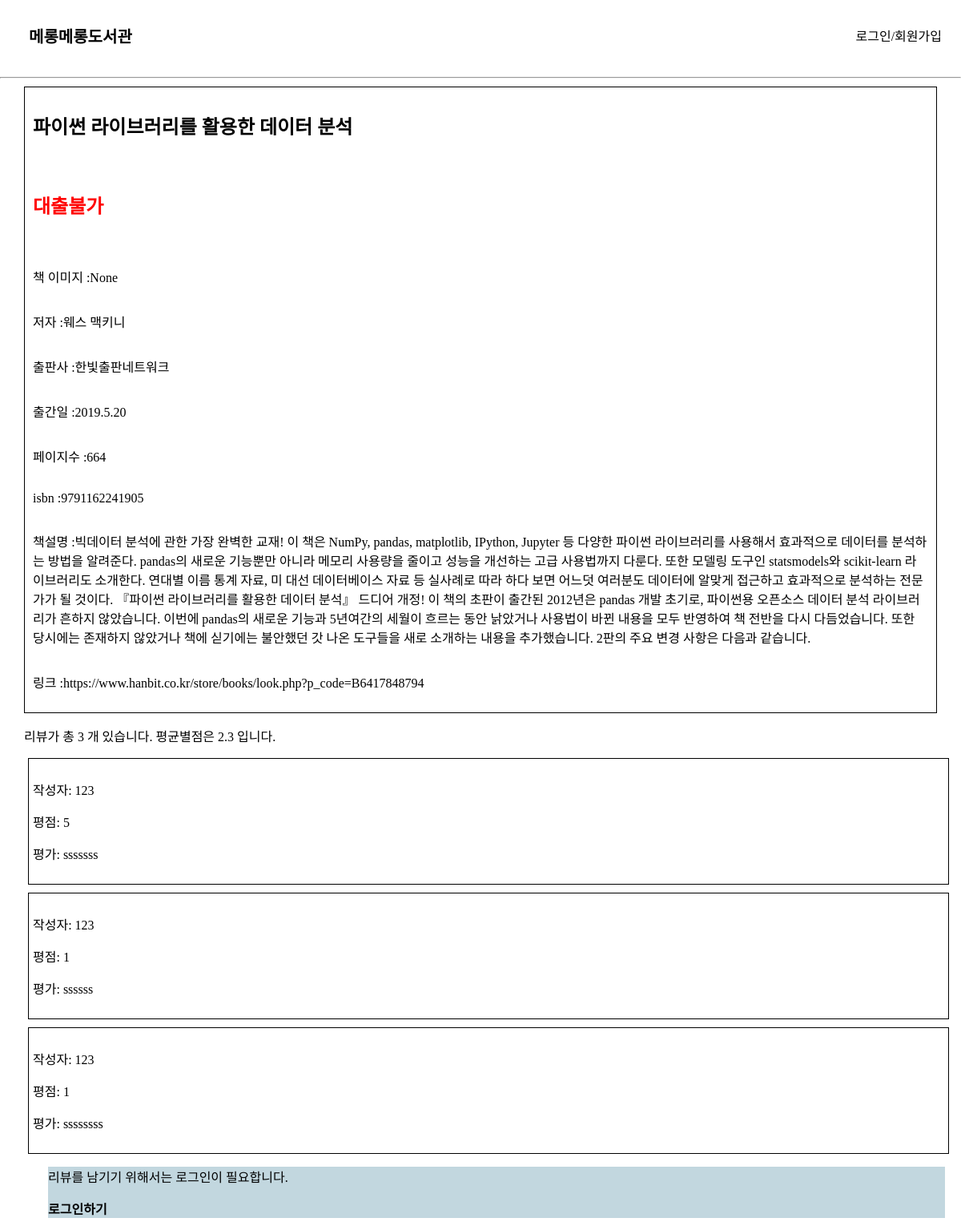
The page /book_info/30 on the database as committed earlier.
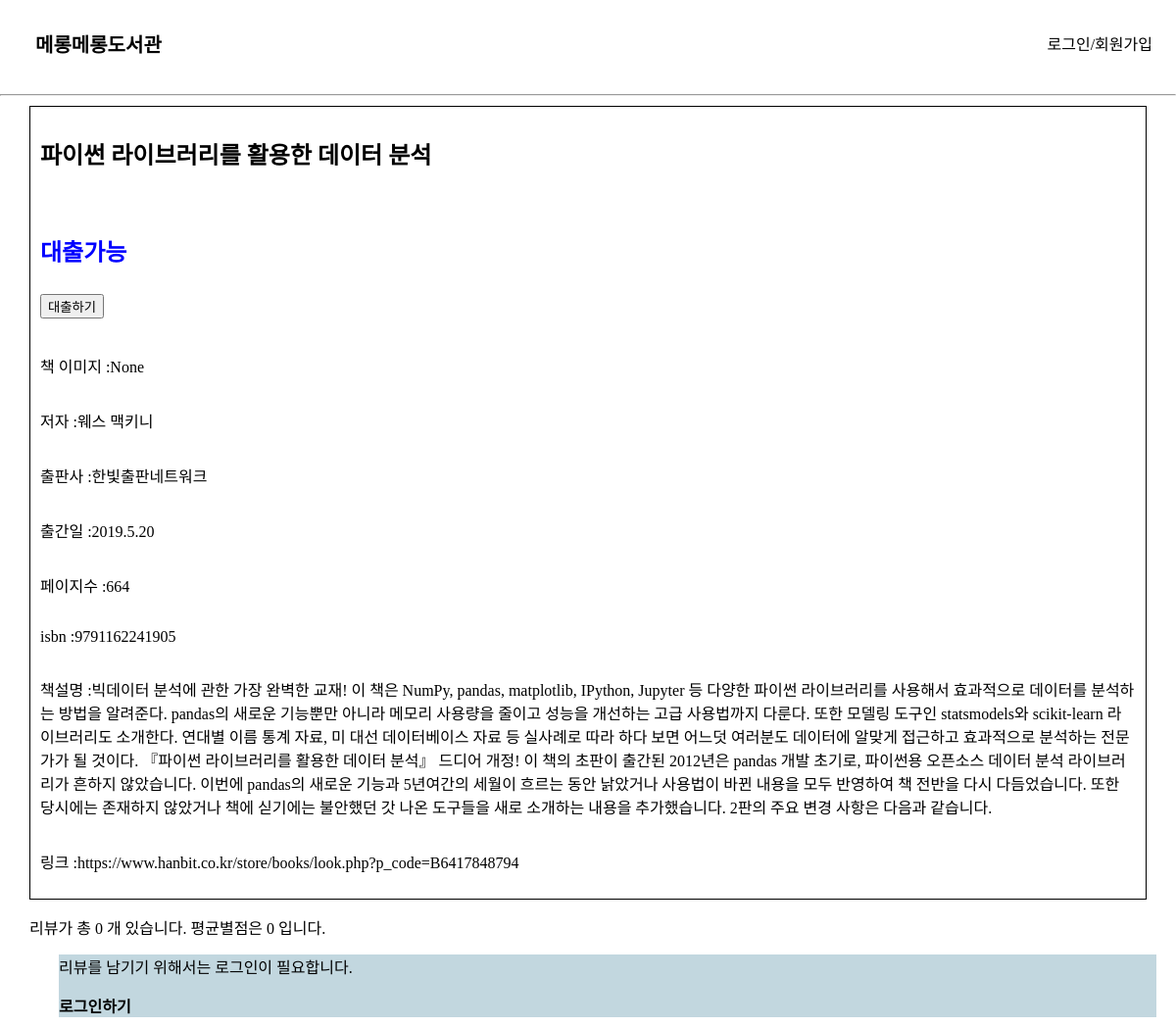
The same page on the database as committed later.
### elicelibrary/models.py (models this page shows, shortened)
class Review(db.Model):
    __tablename__     = 'Review'
    review_id         = db.Column(db.Integer, primary_key=True, nullable=False, autoincrement=True)
    rating            = db.Column(db.Integer)
    content           = db.Column(db.Text())
    user_id           = db.Column(db.String(45), db.ForeignKey('User.email'), nullable=False)
    isbn              = db.Column(db.String(45), db.ForeignKey('Book.isbn'))   # 외부키 사용할 때는 '테이블이름.속성', 객체 이름 x

### elicelibrary/views/book_api.py (the view)
@book.route('/book_info/<int:book_id>', methods=["GET"])
def book_detail(book_id):
    book_info = Book.query.filter(Book.id == book_id).first()
    book_review = Review.query.filter(Review.isbn == book_info.isbn).all()
    rating_sum, rating_avg = 0, 0
    if book_review :
        for review in book_review:
            rating_sum += review.rating
        rating_avg = round(rating_sum / len(book_review), 1)
    return render_template("book_detail.html", book = book_info, review_list = book_review, rating_avg = rating_avg, review_cnt = len(book_review))

### elicelibrary/templates/book_detail.html (shortened to what this page needs)
{% extends 'base.html' %}
{% block content %}
<div class="book-detail-info-container">
<h2> {{ book.title }}</h2>
<h2>
    {% if book.book_status == "1" %}
    <p style="color: blue;">대출가능</p>
    <form action="{{ url_for('book.checkout', book_id=book.id) }}" method="post">
        <input class='checkout-btn' type="submit" value="대출하기">
    </form>
    {% else %}
    <p style="color: red;">대출불가</p>
    {% endif %}
</h2>
<p> 책 이미지 :{{ book.book_img }}</p>
<p> 저자 :{{ book.author }}</p>
<p> 출판사 :{{ book.publisher }}</p>
<p> 출간일 :{{ book.publication_date }}</p>
<p> 페이지수 :{{ book.pages }}</p>
<p> isbn :{{ book.isbn }}</p>
<p> 책설명 :{{ book.description }}</p>
<p> 링크 :{{ book.book_link }}</p>
</div>
<div class="review-container">
    <p>리뷰가 총 {{ review_cnt }} 개 있습니다. 평균별점은 {{ rating_avg }} 입니다. </p>
    {% for review in review_list %}
    <div class="review">
        <p>작성자: {{ review.user_id }}</p>
        <p>평점: {{ review.rating }}</p>
        <p>평가: {{ review.content }}</p>
    </div>
    {% endfor %}
{% if session['login_id'] %}
<h3>리뷰 작성</h3>
<form action="{{ url_for('book.write_review', book_id=book.id) }}" method="post">
    <select name="star">
        <option value="1">1점</option>
        <option value="2">2점</option>
        <option value="3">3점</option>
        <option value="4">4점</option>
        <option value="5">5점</option>
    </select>
    <div class="form-group">
        <label for="review">리뷰</label>
        <input class="form-control" name="review" id="review" placeholder="리뷰를 작성해주세요."></input>
    </div>
    <input class="btn btn-primary" type="submit" value="리뷰 올리기">
</form>
{% else %}
<div class="login-for-review">
<p>리뷰를 남기기 위해서는 로그인이 필요합니다.</p>
<a href="{{ url_for('user.login')}}" style="font-weight: bold;">로그인하기</a>
</div>
</div>
{% endif %}
{% endblock %}

Rows that differ between the two databases and show on the page:
removed Review: user_id "123", rating "5", content "sssssss"
removed Review: user_id "123", rating "1", content "ssssss"
removed Review: user_id "123", rating "1", content "ssssssss"
changed Book "파이썬 라이브러리를 활용한 데이터 분석": book_status "0" → "1" (drawn)
Other text that changed with them:
form field value: (not shown) → "대출하기"
{{ review_cnt }}: "3" → "0"
{{ rating_avg }}: "2.3" → "0"
text no longer shown: "대출불가"
text now shown: "대출가능"
